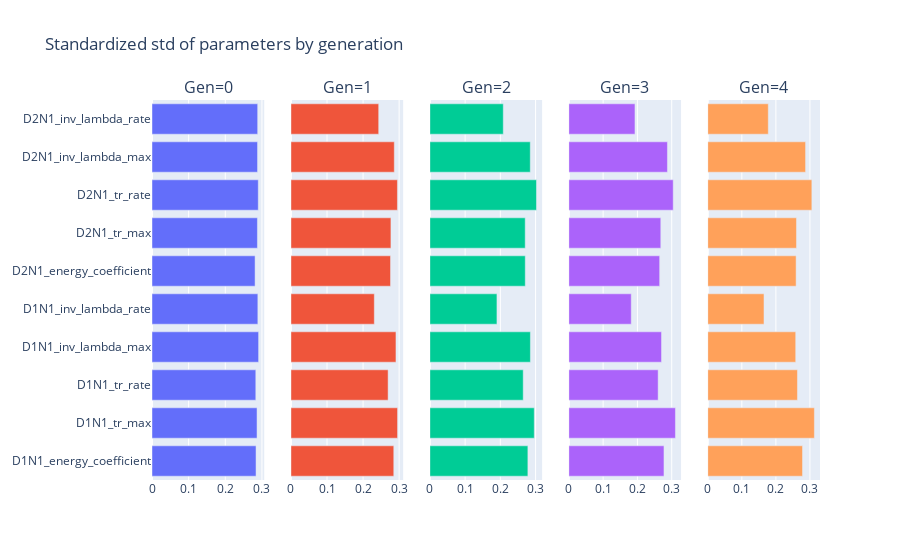

Source (notebook cell):
### Code cell
viewer.parameters_standardized_deviation()

### Figure 1 — Plotly figure (JSON) as saved in the notebook; plotly's stock layout.template omitted (floating-point values rounded to 4 significant figures)
{"data": [{"orientation": "h", "type": "bar", "x": [0.2839, 0.2866, 0.2833, 0.2909, 0.2888, 0.2813, 0.2877, 0.29, 0.288, 0.2884], "xaxis": "x", "y": ["D1N1_energy_coefficient", "D1N1_tr_max", "D1N1_tr_rate", "D1N1_inv_lambda_max", "D1N1_inv_lambda_rate", "D2N1_energy_coefficient", "D2N1_tr_max", "D2N1_tr_rate", "D2N1_inv_lambda_max", "D2N1_inv_lambda_rate"], "yaxis": "y"}, {"orientation": "h", "type": "bar", "x": [0.2851, 0.2956, 0.2694, 0.2912, 0.2312, 0.2762, 0.2772, 0.2953, 0.2866, 0.2433], "xaxis": "x2", "y": ["D1N1_energy_coefficient", "D1N1_tr_max", "D1N1_tr_rate", "D1N1_inv_lambda_max", "D1N1_inv_lambda_rate", "D2N1_energy_coefficient", "D2N1_tr_max", "D2N1_tr_rate", "D2N1_inv_lambda_max", "D2N1_inv_lambda_rate"], "yaxis": "y2"}, {"orientation": "h", "type": "bar", "x": [0.2781, 0.2963, 0.2649, 0.2853, 0.1903, 0.2707, 0.2706, 0.3026, 0.2849, 0.2083], "xaxis": "x3", "y": ["D1N1_energy_coefficient", "D1N1_tr_max", "D1N1_tr_rate", "D1N1_inv_lambda_max", "D1N1_inv_lambda_rate", "D2N1_energy_coefficient", "D2N1_tr_max", "D2N1_tr_rate", "D2N1_inv_lambda_max", "D2N1_inv_lambda_rate"], "yaxis": "y3"}, {"orientation": "h", "type": "bar", "x": [0.2774, 0.3109, 0.2604, 0.2703, 0.182, 0.2648, 0.2681, 0.3044, 0.2875, 0.1928], "xaxis": "x4", "y": ["D1N1_energy_coefficient", "D1N1_tr_max", "D1N1_tr_rate", "D1N1_inv_lambda_max", "D1N1_inv_lambda_rate", "D2N1_energy_coefficient", "D2N1_tr_max", "D2N1_tr_rate", "D2N1_inv_lambda_max", "D2N1_inv_lambda_rate"], "yaxis": "y4"}, {"orientation": "h", "type": "bar", "x": [0.2782, 0.3131, 0.2634, 0.2583, 0.1651, 0.2594, 0.2605, 0.3056, 0.2872, 0.1777], "xaxis": "x5", "y": ["D1N1_energy_coefficient", "D1N1_tr_max", "D1N1_tr_rate", "D1N1_inv_lambda_max", "D1N1_inv_lambda_rate", "D2N1_energy_coefficient", "D2N1_tr_max", "D2N1_tr_rate", "D2N1_inv_lambda_max", "D2N1_inv_lambda_rate"], "yaxis": "y5"}], "layout": {"annotations": [{"font": {"size": 16}, "showarrow": false, "text": "Gen=0", "x": 0.084, "xanchor": "center", "xref": "paper", "y": 1, "yanchor": "bottom", "yref": "paper"}, {"font": {"size": 16}, "showarrow": false, "text": "Gen=1", "x": 0.292, "xanchor": "center", "xref": "paper", "y": 1, "yanchor": "bottom", "yref": "paper"}, {"font": {"size": 16}, "showarrow": false, "text": "Gen=2", "x": 0.5, "xanchor": "center", "xref": "paper", "y": 1, "yanchor": "bottom", "yref": "paper"}, {"font": {"size": 16}, "showarrow": false, "text": "Gen=3", "x": 0.708, "xanchor": "center", "xref": "paper", "y": 1, "yanchor": "bottom", "yref": "paper"}, {"font": {"size": 16}, "showarrow": false, "text": "Gen=4", "x": 0.916, "xanchor": "center", "xref": "paper", "y": 1, "yanchor": "bottom", "yref": "paper"}], "showlegend": false, "title": {"text": "Standardized std of parameters by generation"}, "xaxis": {"anchor": "y", "domain": [0, 0.168]}, "xaxis2": {"anchor": "y2", "domain": [0.208, 0.376]}, "xaxis3": {"anchor": "y3", "domain": [0.416, 0.584]}, "xaxis4": {"anchor": "y4", "domain": [0.624, 0.792]}, "xaxis5": {"anchor": "y5", "domain": [0.832, 1]}, "yaxis": {"anchor": "x", "domain": [0, 1]}, "yaxis2": {"anchor": "x2", "domain": [0, 1], "matches": "y", "showticklabels": false}, "yaxis3": {"anchor": "x3", "domain": [0, 1], "matches": "y", "showticklabels": false}, "yaxis4": {"anchor": "x4", "domain": [0, 1], "matches": "y", "showticklabels": false}, "yaxis5": {"anchor": "x5", "domain": [0, 1], "matches": "y", "showticklabels": false}}}
